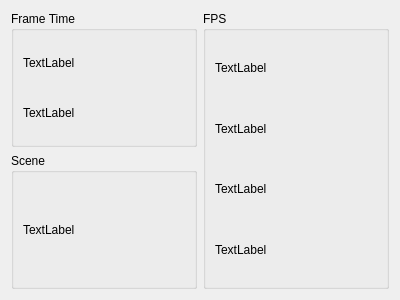
<?xml version="1.0" encoding="UTF-8"?>
<ui version="4.0">
 <class>RenderStatsWidget</class>
 <widget class="QWidget" name="RenderStatsWidget">
  <property name="geometry">
   <rect>
    <x>0</x>
    <y>0</y>
    <width>400</width>
    <height>300</height>
   </rect>
  </property>
  <property name="windowTitle">
   <string>Render Stats</string>
  </property>
  <layout class="QGridLayout" name="gridLayout">
   <item row="0" column="0">
    <widget class="QGroupBox" name="groupBox_2">
     <property name="title">
      <string>Frame Time</string>
     </property>
     <layout class="QGridLayout" name="gridLayout_3">
      <item row="0" column="0">
       <layout class="QVBoxLayout" name="verticalLayout_2">
        <item>
         <widget class="QLabel" name="m_bestFrameTimeLabel">
          <property name="text">
           <string>TextLabel</string>
          </property>
         </widget>
        </item>
        <item>
         <widget class="QLabel" name="m_worstFrameTimeLabel">
          <property name="text">
           <string>TextLabel</string>
          </property>
         </widget>
        </item>
       </layout>
      </item>
     </layout>
    </widget>
   </item>
   <item row="0" column="1" rowspan="2">
    <widget class="QGroupBox" name="groupBox">
     <property name="title">
      <string>FPS</string>
     </property>
     <layout class="QGridLayout" name="gridLayout_2">
      <item row="0" column="0">
       <layout class="QVBoxLayout" name="verticalLayout">
        <item>
         <widget class="QLabel" name="m_lastFpsLabel">
          <property name="text">
           <string>TextLabel</string>
          </property>
         </widget>
        </item>
        <item>
         <widget class="QLabel" name="m_averageFpsLabel">
          <property name="text">
           <string>TextLabel</string>
          </property>
         </widget>
        </item>
        <item>
         <widget class="QLabel" name="m_bestFpsLabel">
          <property name="text">
           <string>TextLabel</string>
          </property>
         </widget>
        </item>
        <item>
         <widget class="QLabel" name="m_worstFpsLabel">
          <property name="text">
           <string>TextLabel</string>
          </property>
         </widget>
        </item>
       </layout>
      </item>
     </layout>
    </widget>
   </item>
   <item row="1" column="0">
    <widget class="QGroupBox" name="groupBox_3">
     <property name="title">
      <string>Scene</string>
     </property>
     <layout class="QGridLayout" name="gridLayout_4">
      <item row="0" column="0">
       <widget class="QLabel" name="m_triangleCountLabel">
        <property name="text">
         <string>TextLabel</string>
        </property>
       </widget>
      </item>
     </layout>
    </widget>
   </item>
  </layout>
 </widget>
 <resources/>
 <connections/>
</ui>
